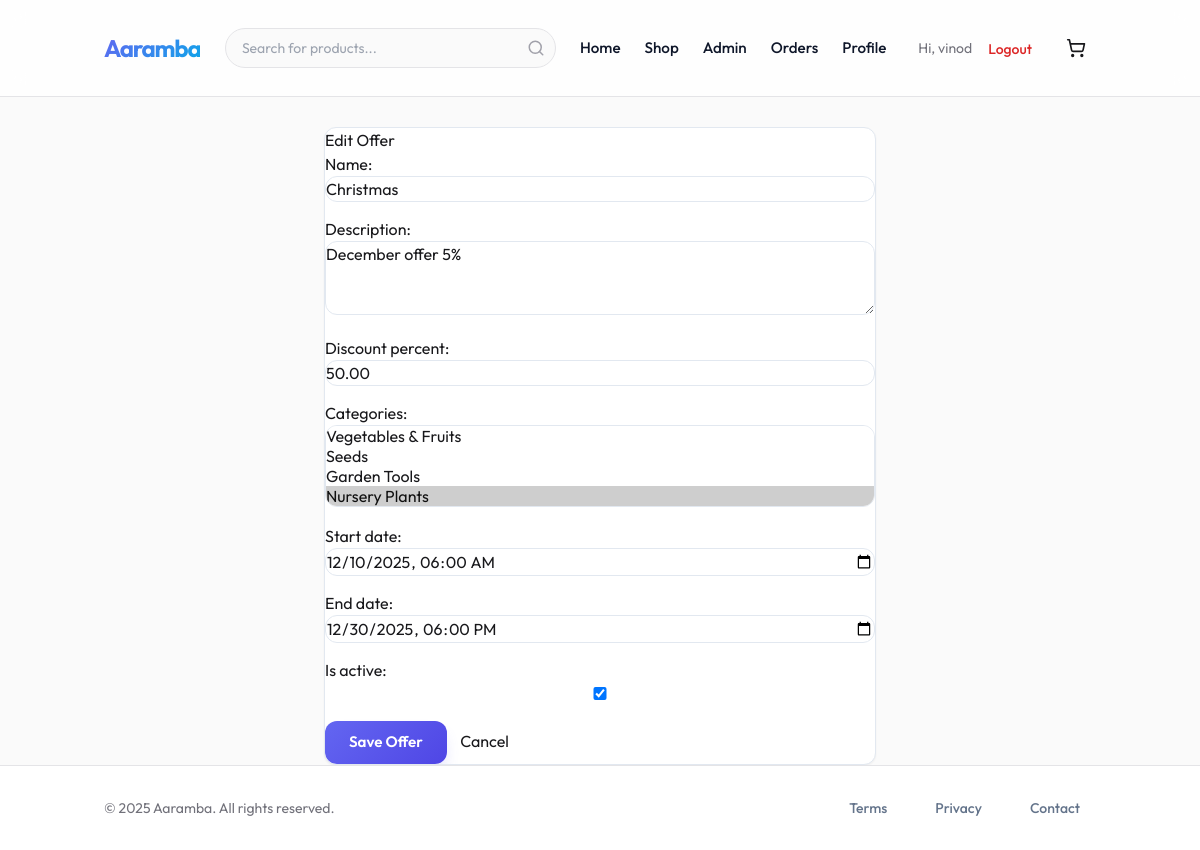
The page /promotions/offers/1/edit/ (signed in) on the database its author committed.
### accounts/models.py (models this page shows, shortened)
class User(AbstractUser):
    class Role(models.TextChoices):
        ADMIN = "ADMIN", "Admin"
        CUSTOMER = "CUSTOMER", "Customer"
        SELLER = "SELLER", "Seller"
        DELIVERY = "DELIVERY", "Delivery Partner"
    role = models.CharField(max_length=50, choices=Role.choices, default=Role.CUSTOMER)
    phone = models.CharField(max_length=15, blank=True, null=True)
    is_verified = models.BooleanField(default=False)

### promotions/models.py (models this page shows, shortened)
class Offer(models.Model):
    name = models.CharField(max_length=255)
    description = models.TextField(blank=True)
    discount_percent = models.DecimalField(max_digits=5, decimal_places=2) # e.g., 5.00 for 5%
    categories = models.ManyToManyField(Category, related_name='offers')
    start_date = models.DateTimeField()
    end_date = models.DateTimeField()
    is_active = models.BooleanField(default=True)

### promotions/views.py (the view)
# urls.py: path('offers/<int:pk>/edit/', views.offer_edit, name='offer_edit'),
@login_required
def offer_edit(request, pk):
    if request.user.role != 'ADMIN':
        return redirect('core:home')
    offer = get_object_or_404(Offer, pk=pk)
    if request.method == 'POST':
        form = OfferForm(request.POST, instance=offer)
        if form.is_valid():
            form.save()
            return redirect('promotions:offer_list')
    else:
        form = OfferForm(instance=offer)
    return render(request, 'promotions/offer_form.html', {'form': form, 'title': 'Edit Offer'})

### promotions/forms.py
class OfferForm(forms.ModelForm):
    class Meta:
        model = Offer
        fields = ('name', 'description', 'discount_percent', 'categories', 'start_date', 'end_date', 'is_active')
        widgets = {
            'name': forms.TextInput(attrs={'class': 'form-control'}),
            'description': forms.Textarea(attrs={'class': 'form-control', 'rows': 3}),
            'discount_percent': forms.NumberInput(attrs={'class': 'form-control'}),
            'categories': forms.SelectMultiple(attrs={'class': 'form-control'}),
            'start_date': forms.DateTimeInput(attrs={'class': 'form-control', 'type': 'datetime-local'}),
            'end_date': forms.DateTimeInput(attrs={'class': 'form-control', 'type': 'datetime-local'}),
            'is_active': forms.CheckboxInput(attrs={'class': 'form-check-input'}),
        }

### products/models.py (called while the page is built)
    def __str__(self):
        return self.name

### templates/promotions/offer_form.html (shortened to what this page needs)
{% extends 'base.html' %}
{% block content %}
<div class="container" style="max-width: 600px; margin-top: 30px;">
    <div class="card">
        <h2>{{ title }}</h2>
        <form method="post">
            {% for field in form %}
            <div style="margin-bottom: 15px; text-align: left;">
                <label for="{{ field.id_for_label }}">{{ field.label }}:</label>
                {{ field }}
            </div>
            {% endfor %}
            <button type="submit" class="btn btn-primary">Save Offer</button>
            <a href="{% url 'promotions:offer_list' %}" style="margin-left: 10px;">Cancel</a>
        </form>
    </div>
</div>
{% endblock %}

### templates/base.html (shortened to what this page needs)
<!DOCTYPE html>
<html lang="en">
<head>
    <script src="https://cdn.tailwindcss.com"></script>
    {% load static %}
    <link rel="stylesheet" href="{% static 'css/style.css' %}">
</head>
<body class="bg-zinc-50 text-zinc-900 antialiased min-h-screen flex flex-col">
    <header class="main-header sticky top-0 z-50 w-full border-b border-zinc-200 bg-white/80 backdrop-blur-md">
        <div class="container mx-auto px-4 h-16 flex items-center justify-between">
            <a href="{% url 'core:home' %}" class="logo flex items-center gap-2">
                <span class="text-2xl font-bold tracking-tighter">Aaramba</span>
            </a>
            <div class="hidden md:flex relative w-1/3 mx-4">
                <form action="{% url 'products:product_list' %}" method="get" class="w-full relative">
                    <input type="text" name="q" id="search-input" placeholder="Search for products..."
                        class="w-full h-10 pl-4 pr-10 rounded-full border border-zinc-200 bg-zinc-50 text-sm focus:outline-none focus:ring-2 focus:ring-primary/20 focus:border-primary transition-all"
                        autocomplete="off">
                    <button type="submit"
                        class="absolute right-0 top-0 h-10 w-10 flex items-center justify-center text-zinc-400 hover:text-primary transition-colors">
                        <svg xmlns="http://www.w3.org/2000/svg" width="18" height="18" viewBox="0 0 24 24" fill="none"
                            stroke="currentColor" stroke-width="2" stroke-linecap="round" stroke-linejoin="round">
                            <circle cx="11" cy="11" r="8"></circle>
                            <line x1="21" y1="21" x2="16.65" y2="16.65"></line>
                        </svg>
                    </button>
                </form>
            </div>
            <nav class="nav-links hidden md:flex items-center gap-6">
                <a href="{% url 'core:home' %}"
                    class="text-sm font-medium hover:text-primary transition-colors">Home</a>
                <a href="{% url 'products:product_list' %}"
                    class="text-sm font-medium hover:text-primary transition-colors">Shop</a>
                {% if user.is_authenticated %}
                {% if user.role == 'SELLER' %}
                <a href="{% url 'sellers:dashboard' %}"
                    class="text-sm font-medium hover:text-primary transition-colors">Seller Dashboard</a>
                {% elif user.role == 'DELIVERY' %}
                <a href="{% url 'delivery:dashboard' %}"
                    class="text-sm font-medium hover:text-primary transition-colors">Delivery
                    Dashboard</a>
                {% elif user.role == 'ADMIN' %}
                <a href="{% url 'core:admin_dashboard' %}"
                    class="text-sm font-medium hover:text-primary transition-colors">Admin</a>
                {% endif %}
                <a href="{% url 'orders:order_history' %}"
                    class="text-sm font-medium hover:text-primary transition-colors">Orders</a>
                <a href="{% url 'accounts:profile' %}"
                    class="text-sm font-medium hover:text-primary transition-colors">Profile</a>
                <div class="flex items-center gap-4 ml-2">
                    <span class="text-sm text-zinc-500">Hi, {{ user.username }}</span>
                    <form action="{% url 'accounts:logout' %}" method="post" class="inline">
                        <button type="submit"
                            class="text-sm font-medium text-red-600 hover:text-red-700 transition-colors">Logout</button>
                    </form>
                </div>
                {% endif %}
                <a href="{% url 'orders:view_cart' %}"
                    class="relative inline-flex items-center justify-center w-10 h-10 rounded-full hover:bg-zinc-100 transition-colors">
                </a>
            </nav>
        </div>
    </header>
    <main class="flex-1">
        {% block content %}
        {% endblock %}
    </main>
    <footer class="main-footer border-t border-zinc-200 bg-white py-8 mt-auto">
        <div class="container mx-auto px-4 flex flex-col md:flex-row justify-between items-center gap-4">
            <p class="text-sm text-zinc-500">&copy; 2025 Aaramba. All rights reserved.</p>
            <div class="flex gap-4">
                <a href="{% url 'core:terms' %}" class="text-sm text-zinc-500 hover:text-zinc-900">Terms</a>
                <a href="{% url 'core:privacy' %}" class="text-sm text-zinc-500 hover:text-zinc-900">Privacy</a>
                <a href="{% url 'core:contact' %}" class="text-sm text-zinc-500 hover:text-zinc-900">Contact</a>
            </div>
        </div>
    </footer>
</body>
</html>

### static/css/style.css (style rules this page uses)
:root { --primary: #6366f1; --primary-dark: #4f46e5; --primary-light: #818cf8; --secondary: #0ea5e9; --accent: #f43f5e; --bg-body: #f8fafc; --bg-card: #ffffff; --bg-glass: rgba(255, 255, 255, 0.9); --text-main: #0f172a; --text-muted: #64748b; --border: #e2e8f0; --radius: 0.75rem; --shadow-sm: 0 1px 2px 0 rgb(0 0 0 / 0.05); --shadow-md: 0 4px 6px -1px rgb(0 0 0 / 0.1), 0 2px 4px -2px rgb(0 0 0 / 0.1); --shadow-lg: 0 20px 25px -5px rgb(0 0 0 / 0.1), 0 8px 10px -6px rgb(0 0 0 / 0.1); --shadow-color: 0 10px 15px -3px rgba(99, 102, 241, 0.2); --font-main: 'Outfit', sans-serif; }
* { margin: 0; padding: 0; box-sizing: border-box; }
body { font-family: var(--font-main); background-color: var(--bg-body); color: var(--text-main); line-height: 1.6; -webkit-font-smoothing: antialiased; }
.container { max-width: 1280px; margin: 0 auto; padding: 0 1.5rem; }
.main-header { background-color: var(--bg-glass); backdrop-filter: blur(12px); border-bottom: 1px solid var(--border); padding: 1rem 0; position: sticky; top: 0; z-index: 50; }
.main-header .container { display: flex; justify-content: space-between; align-items: center; }
.logo { font-size: 1.75rem; font-weight: 800; background: linear-gradient(135deg, var(--primary) 0%, var(--secondary) 100%); -webkit-background-clip: text; -webkit-text-fill-color: transparent; text-decoration: none; letter-spacing: -0.03em; }
.nav-links { display: flex; gap: 2rem; list-style: none; align-items: center; }
.nav-links a { color: var(--text-main); text-decoration: none; font-weight: 500; font-size: 0.95rem; transition: color 0.2s ease; }
.btn { display: inline-flex; align-items: center; justify-content: center; padding: 0.625rem 1.5rem; border-radius: var(--radius); font-weight: 600; text-decoration: none; transition: all 0.2s ease; cursor: pointer; border: none; font-size: 0.95rem; }
.btn-primary { background: linear-gradient(135deg, var(--primary) 0%, var(--primary-dark) 100%); color: white; box-shadow: var(--shadow-color); }
.card { background: var(--bg-card); border-radius: var(--radius); padding: 0; box-shadow: var(--shadow-sm); border: 1px solid var(--border); transition: all 0.3s ease; display: flex; flex-direction: column; overflow: hidden; }
.main-footer { background-color: white; border-top: 1px solid var(--border); padding: 4rem 0 2rem; margin-top: auto; text-align: center; }
.main-footer a { color: var(--text-muted); text-decoration: none; margin: 0 1rem; font-weight: 500; transition: color 0.2s; }
input, select, textarea { width: 100%; padding: 0.75rem 1rem; border: 1px solid var(--border); border-radius: var(--radius); font-family: var(--font-main); font-size: 0.95rem; transition: all 0.2s; background-color: white; }

### templates/base.html (style rules this page uses)
body { font-family: 'Outfit', sans-serif; }

### rows shown on the page
User: username "vinod"
Offer: form "Christmas" "December offer 5%" "50.00" "12/10/2025 06:00" "12/30/2025 18:00" "☑"

### other values the page prints
{{ title }} "Edit Offer"
{{ field.label }} "Name" "Description" "Discount percent" "Categories" "Start date" "End date" "Is active"
